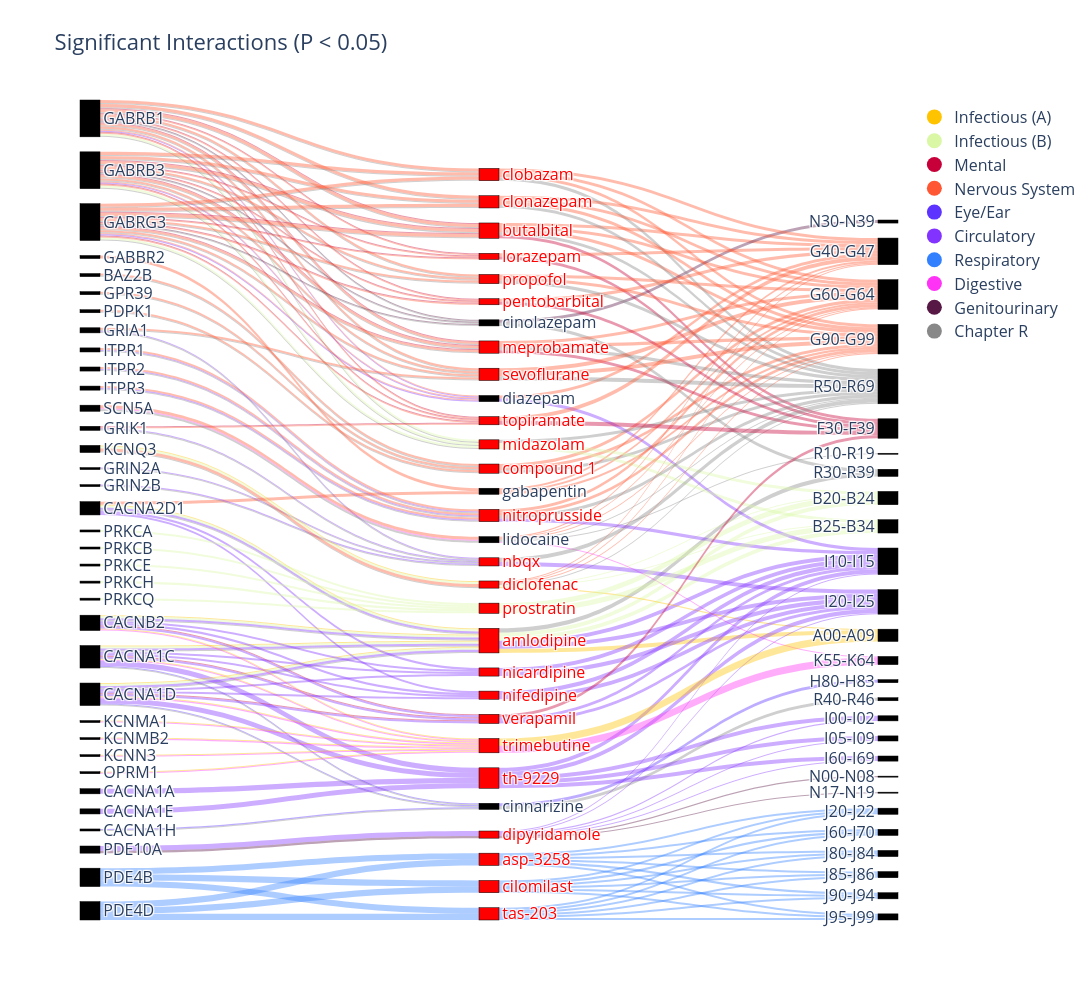

Write notebook code for a chart like this one.
### Code cell
import pandas as pd
import plotly.graph_objects as go
import re

# --- 1. CONFIGURATION ---
input_file = "/data484_4/txia2/gwas_practice/drug_GREP/GREP/output/mocov2_t2_5std.ICD.txt"

# Filter Threshold
P_VALUE_THRESHOLD = 0.05

# Visual Settings
FONT_SIZE = 16
OPACITY = 0.4  # Light pastel colors

# Colors (ICD Chapters) - Rotated so red colors go to F and G
chapter_colors = {
    'A': f'rgba(255, 195, 0, {OPACITY})',   # Yellow (was E)
    'B': f'rgba(218, 247, 166, {OPACITY})', # Light Green (was F)
    'C': f'rgba(51, 255, 87, {OPACITY})',   # Green (was G)
    'D': f'rgba(51, 255, 189, {OPACITY})',  # Teal (was H)
    'E': f'rgba(51, 128, 255, {OPACITY})',  # Blue (was I)
    'F': f'rgba(199, 0, 57, {OPACITY})',    # Red (was B) - RED!
    'G': f'rgba(255, 87, 51, {OPACITY})',   # Orange (was A) - RED!
    'H': f'rgba(93, 51, 255, {OPACITY})',   # Indigo (was J)
    'I': f'rgba(131, 51, 255, {OPACITY})',  # Violet (was K)
    'J': f'rgba(51, 128, 255, {OPACITY})',  # Blue
    'K': f'rgba(255, 51, 246, {OPACITY})',  # Pink (was M)
    'L': f'rgba(255, 51, 134, {OPACITY})',  # Hot Pink (was N)
    'M': f'rgba(144, 12, 63, {OPACITY})',   # Purple/Red (was C)
    'N': f'rgba(88, 24, 69, {OPACITY})',    # Dark Purple (was D)
}
fallback_color = f'rgba(136, 136, 136, {OPACITY})'

# Legend Names
icd_legend_map = {
    'A': 'Infectious (A)', 'B': 'Infectious (B)', 'C': 'Neoplasms',
    'D': 'Blood/Immune', 'E': 'Endocrine', 'F': 'Mental',
    'G': 'Nervous System', 'H': 'Eye/Ear', 'I': 'Circulatory',
    'J': 'Respiratory', 'K': 'Digestive', 'L': 'Skin',
    'M': 'Musculoskeletal', 'N': 'Genitourinary'
}

# --- 2. LOAD AND FILTER DATA ---
df = pd.read_csv(input_file, sep="\t")
df.columns = [c.lstrip("#") for c in df.columns]

# Clean P-Value column: Coerce errors to NaN (handles garbage text headers)
df['FisherExactP'] = pd.to_numeric(df['FisherExactP'], errors='coerce')

# *** PRIMARY FILTER: Keep only significant rows ***
df_sig = df[df['FisherExactP'] < P_VALUE_THRESHOLD].copy()

print(f"Original rows: {len(df)}. Rows with P < {P_VALUE_THRESHOLD}: {len(df_sig)}")

# --- 3. PARSE PATHS ---
flat_data = []

def clean_icd(val):
    if pd.isna(val): return None
    return val.split()[0] # Just the code, e.g., "C00-C14"

for _, row in df_sig.iterrows():
    raw_disease = row.get("Group")
    drug_field = row.get("TargetGene:DrugNames")

    if pd.isna(drug_field): continue

    disease_code = clean_icd(raw_disease)
    if not disease_code: continue
    
    # Determine Chapter
    chapter = disease_code[0] if disease_code[0].isalpha() else 'Other'

    # Parse GENE:drug,drug
    for block in str(drug_field).split(";"):
        if ":" not in block: continue
        gene, drugs_str = block.split(":", 1)
        gene = gene.strip()
        
        if not gene: continue

        for drug in drugs_str.split(","):
            drug = drug.strip()
            if drug:
                flat_data.append({
                    'gene': gene, 
                    'drug': drug, 
                    'disease': disease_code, 
                    'chapter': chapter
                })

# DataFrame of all valid connections
df_paths = pd.DataFrame(flat_data)

# Calculate statistics
num_sig_associations = len(df_sig)
num_unique_combinations = df_paths.drop_duplicates(['gene', 'drug', 'disease']).shape[0]

# Calculate unique counts
num_unique_genes = df_paths['gene'].nunique()
num_unique_drugs = df_paths['drug'].nunique()
num_unique_diseases = df_paths['disease'].nunique()

print(f"Number of significant associations: {num_sig_associations}")
print(f"Number of unique drug-gene-disease combinations: {num_unique_combinations}")
print(f"Number of unique genes: {num_unique_genes}")
print(f"Number of unique drugs: {num_unique_drugs}")
print(f"Number of unique diseases: {num_unique_diseases}")

if df_paths.empty:
    print("No data found passing the P-value filter.")
    exit()

# --- 4. PREPARE SANKEY DATA ---
# Drugs to highlight in red
highlight_drugs = {
    'amlodipine', 'asp-3258', 'butalbital', 'cilomilast', 'clobazam', 'clonazepam',
    'compound 1', 'diclofenac', 'dipyridamole', 'lorazepam', 'meprobamate', 'midazolam',
    'nbqx', 'nicardipine', 'nifedipine', 'nitroprusside', 'pentobarbital', 'propofol',
    'prostratin', 'sevoflurane', 'tas-203', 'th-9229', 'topiramate', 'trimebutine',
    'verapamil'
}

# Unique Lists
top_drugs2 = df_paths['drug'].value_counts().head(30).index
df_paths = df_paths[df_paths['drug'].isin(top_drugs2)].copy()

genes = sorted(df_paths['gene'].unique())
drugs = sorted(df_paths['drug'].unique())
diseases = sorted(df_paths['disease'].unique())

all_labels = genes + drugs + diseases
node_map = {label: i for i, label in enumerate(all_labels)}

# Create node colors: red for highlighted drugs, black for others
node_colors = []
for label in all_labels:
    if label.lower() in highlight_drugs:
        node_colors.append('red')
    else:
        node_colors.append('black')

# Create labels with red text for highlighted drugs
formatted_labels = []
for label in all_labels:
    if label.lower() in highlight_drugs:
        formatted_labels.append(f'<span style="color:red">{label}</span>')
    else:
        formatted_labels.append(label)

sources = []
targets = []
values = []
link_colors = []

# Path 1: Gene -> Drug
# Grouping maintains flow volume
gd_group = df_paths.groupby(['gene', 'drug', 'chapter']).size().reset_index(name='flow')
for _, row in gd_group.iterrows():
    sources.append(node_map[row['gene']])
    targets.append(node_map[row['drug']])
    values.append(row['flow'])
    link_colors.append(chapter_colors.get(row['chapter'], fallback_color))

# Path 2: Drug -> Disease
dd_group = df_paths.groupby(['drug', 'disease', 'chapter']).size().reset_index(name='flow')
for _, row in dd_group.iterrows():
    sources.append(node_map[row['drug']])
    targets.append(node_map[row['disease']])
    values.append(row['flow'])
    link_colors.append(chapter_colors.get(row['chapter'], fallback_color))

# --- 5. DYNAMIC HEIGHT ---
# Calculate height based on the busiest column so text doesn't overlap
max_nodes = max(len(genes), len(drugs), len(diseases))
dynamic_height = max(1000, max_nodes * 25) # 25px per node minimum

# --- 6. PLOT ---
fig = go.Figure()

# Sankey Trace
fig.add_trace(go.Sankey(
    arrangement="snap",
    node=dict(
        pad=15,
        thickness=20,
        line=dict(color="black", width=0.5),
        label=formatted_labels,
        color=node_colors
    ),
    link=dict(
        source=sources,
        target=targets,
        value=values,
        color=link_colors
    )
))

# Legend Trace (Invisible Markers)
present_chapters = sorted(df_paths['chapter'].unique())
for chap in present_chapters:
    color_rgba = chapter_colors.get(chap, fallback_color)
    color_solid = color_rgba.replace(f", {OPACITY})", ", 1.0)")
    label_name = icd_legend_map.get(chap, f"Chapter {chap}")
    
    fig.add_trace(go.Scatter(
        x=[None], y=[None],
        mode='markers',
        marker=dict(size=15, color=color_solid),
        name=label_name
    ))

# Layout: No Axis, Transparent Background
fig.update_layout(
    title_text=f"Significant Interactions (P < {P_VALUE_THRESHOLD})",
    font=dict(size=FONT_SIZE),
    height=dynamic_height,
    width=1600,
    showlegend=True,
    xaxis=dict(visible=False),
    yaxis=dict(visible=False),
    plot_bgcolor='rgba(0,0,0,0)',
    paper_bgcolor='rgba(0,0,0,0)'
)

fig.show()

### Figure 1 — Plotly figure (JSON) as saved in the notebook; plotly's stock layout.template omitted (floating-point values rounded to 4 significant figures; data arrays with more than 128 entries replaced by an {"elided": "..."} marker saying what was removed)
{"data": [{"arrangement": "snap", "link": {"color": {"elided": "291 str values"}, "source": {"elided": "291 int values"}, "target": {"elided": "291 int values"}, "value": {"elided": "291 int values"}}, "node": {"color": ["black", "black", "black", "black", "black", "black", "black", "black", "black", "black", "black", "black", "black", "black", "black", "black", "black", "black", "black", "black", "black", "black", "black", "black", "black", "black", "black", "black", "black", "black", "black", "black", "black", "black", "black", "red", "red", "red", "red", "black", "black", "red", "red", "red", "black", "red", "red", "black", "black", "red", "red", "red", "red", "red", "red", "red", "red", "red", "red", "red", "red", "red", "red", "red", "red", "black", "black", "black", "black", "black", "black", "black", "black", "black", "black", "black", "black", "black", "black", "black", "black", "black", "black", "black", "black", "black", "black", "black", "black", "black", "black", "black"], "label": ["BAZ2B", "CACNA1A", "CACNA1C", "CACNA1D", "CACNA1E", "CACNA1H", "CACNA2D1", "CACNB2", "GABBR2", "GABRB1", "GABRB3", "GABRG3", "GPR39", "GRIA1", "GRIK1", "GRIN2A", "GRIN2B", "ITPR1", "ITPR2", "ITPR3", "KCNMA1", "KCNMB2", "KCNN3", "KCNQ3", "OPRM1", "PDE10A", "PDE4B", "PDE4D", "PDPK1", "PRKCA", "PRKCB", "PRKCE", "PRKCH", "PRKCQ", "SCN5A", "<span style=\"color:red\">amlodipine</span>", "<span style=\"color:red\">asp-3258</span>", "<span style=\"color:red\">butalbital</span>", "<span style=\"color:red\">cilomilast</span>", "cinnarizine", "cinolazepam", "<span style=\"color:red\">clobazam</span>", "<span style=\"color:red\">clonazepam</span>", "<span style=\"color:red\">compound 1</span>", "diazepam", "<span style=\"color:red\">diclofenac</span>", "<span style=\"color:red\">dipyridamole</span>", "gabapentin", "lidocaine", "<span style=\"color:red\">lorazepam</span>", "<span style=\"color:red\">meprobamate</span>", "<span style=\"color:red\">midazolam</span>", "<span style=\"color:red\">nbqx</span>", "<span style=\"color:red\">nicardipine</span>", "<span style=\"color:red\">nifedipine</span>", "<span style=\"color:red\">nitroprusside</span>", "<span style=\"color:red\">pentobarbital</span>", "<span style=\"color:red\">propofol</span>", "<span style=\"color:red\">prostratin</span>", "<span style=\"color:red\">sevoflurane</span>", "<span style=\"color:red\">tas-203</span>", "<span style=\"color:red\">th-9229</span>", "<span style=\"color:red\">topiramate</span>", "<span style=\"color:red\">trimebutine</span>", "<span style=\"color:red\">verapamil</span>", "A00-A09", "B20-B24", "B25-B34", "F30-F39", "G40-G47", "G60-G64", "G90-G99", "H80-H83", "I00-I02", "I05-I09", "I10-I15", "I20-I25", "I60-I69", "J20-J22", "J60-J70", "J80-J84", "J85-J86", "J90-J94", "J95-J99", "K55-K64", "N00-N08", "N17-N19", "N30-N39", "R10-R19", "R30-R39", "R40-R46", "R50-R69"], "line": {"color": "black", "width": 0.5}, "pad": 15, "thickness": 20}, "type": "sankey"}, {"marker": {"color": "rgba(255, 195, 0, 1.0)", "size": 15}, "mode": "markers", "name": "Infectious (A)", "type": "scatter", "x": [null], "y": [null]}, {"marker": {"color": "rgba(218, 247, 166, 1.0)", "size": 15}, "mode": "markers", "name": "Infectious (B)", "type": "scatter", "x": [null], "y": [null]}, {"marker": {"color": "rgba(199, 0, 57, 1.0)", "size": 15}, "mode": "markers", "name": "Mental", "type": "scatter", "x": [null], "y": [null]}, {"marker": {"color": "rgba(255, 87, 51, 1.0)", "size": 15}, "mode": "markers", "name": "Nervous System", "type": "scatter", "x": [null], "y": [null]}, {"marker": {"color": "rgba(93, 51, 255, 1.0)", "size": 15}, "mode": "markers", "name": "Eye/Ear", "type": "scatter", "x": [null], "y": [null]}, {"marker": {"color": "rgba(131, 51, 255, 1.0)", "size": 15}, "mode": "markers", "name": "Circulatory", "type": "scatter", "x": [null], "y": [null]}, {"marker": {"color": "rgba(51, 128, 255, 1.0)", "size": 15}, "mode": "markers", "name": "Respiratory", "type": "scatter", "x": [null], "y": [null]}, {"marker": {"color": "rgba(255, 51, 246, 1.0)", "size": 15}, "mode": "markers", "name": "Digestive", "type": "scatter", "x": [null], "y": [null]}, {"marker": {"color": "rgba(88, 24, 69, 1.0)", "size": 15}, "mode": "markers", "name": "Genitourinary", "type": "scatter", "x": [null], "y": [null]}, {"marker": {"color": "rgba(136, 136, 136, 1.0)", "size": 15}, "mode": "markers", "name": "Chapter R", "type": "scatter", "x": [null], "y": [null]}], "layout": {"font": {"size": 16}, "height": 1000, "paper_bgcolor": "rgba(0,0,0,0)", "plot_bgcolor": "rgba(0,0,0,0)", "showlegend": true, "title": {"text": "Significant Interactions (P < 0.05)"}, "width": 1600, "xaxis": {"visible": false}, "yaxis": {"visible": false}}}
